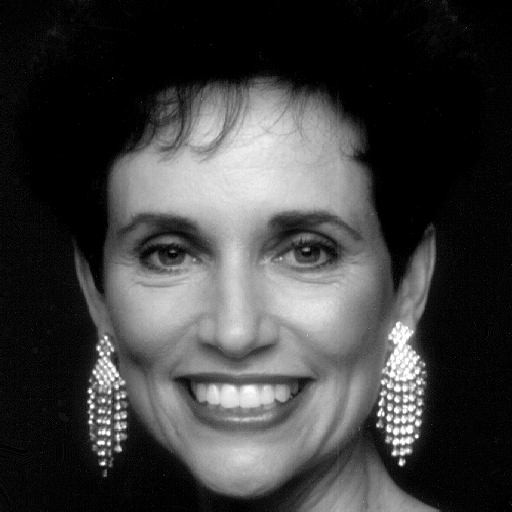
%> input picture hw3/ip-劉家麟-0410137-HW3/Fig0427(a)(woman).tif, 512 x 512 px
$ octave Q1.m   (GNU Octave 9; MATLAB toolbox functions it lacks are replaced by stand-ins)
%> lines starting %> are read from the running program, lines starting %| are printed output that depends on the picture
clear;
I = imread('Fig0427(a)(woman).tif');
%> I is the input picture: size 512x512 uint8; min 0, max 255, mean 62.2
I = im2double(I); % convert to double
%> I: size 512x512 double
[M N ] = size(I); % Take the size of image
%> M = 512; N = 512

% no padding
H1 = fft2(I); % DFT of image
M1 = abs(H1); % get the magnitude
P1 = angle(H1); % get the phase
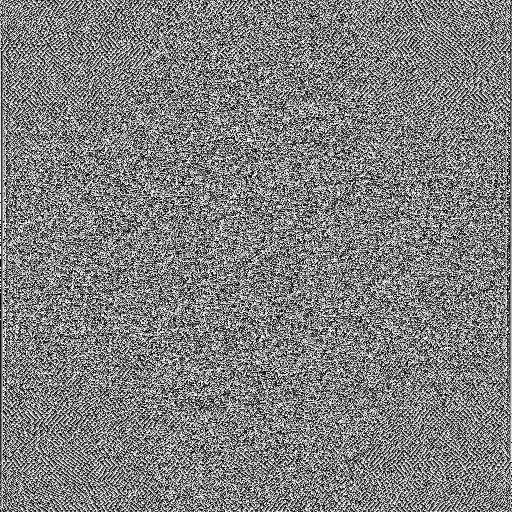
%> P1: size 512x512 double; min -3.14, max 3.14, mean 2.4e-05; drawn with min black and max white
% padding
H2 = fft2(I,2*M,2*N);
M2 = abs(H2);
P2 = angle(H2);
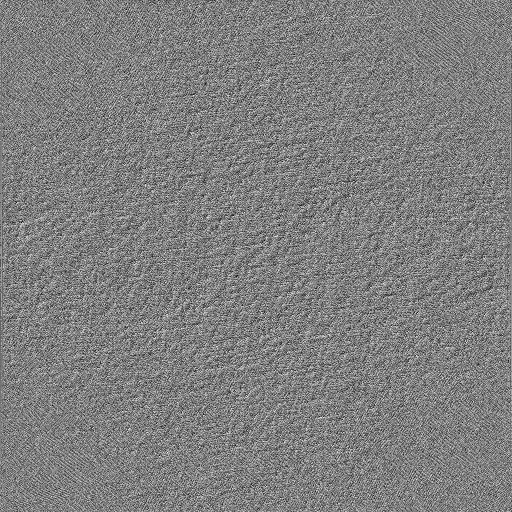
%> P2: size 1024x1024 double (shown at 1/2 size); min -3.14, max 3.14, mean 5.99e-06; drawn with min black and max white
% show picture
figure;
subplot(2,2,1);
imshow(log(M1),[]);
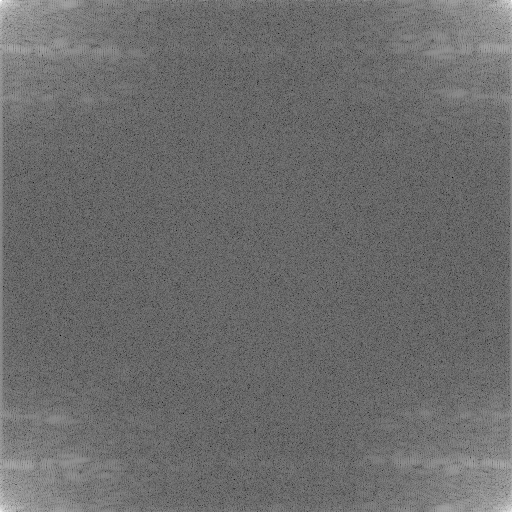
%> displayed picture: size 512x512, on the screen's scale of 0 to 255; min 0, max 255, mean 107.8
title('magnitude');
subplot(2,2,2);
imshow(P1,[]);
title('phase');

subplot(2,2,3);
imshow(log(M2),[]);
title('magnitude (with zero padding)');
subplot(2,2,4);
imshow(P2,[]);
title('phase (with zero padding)');
